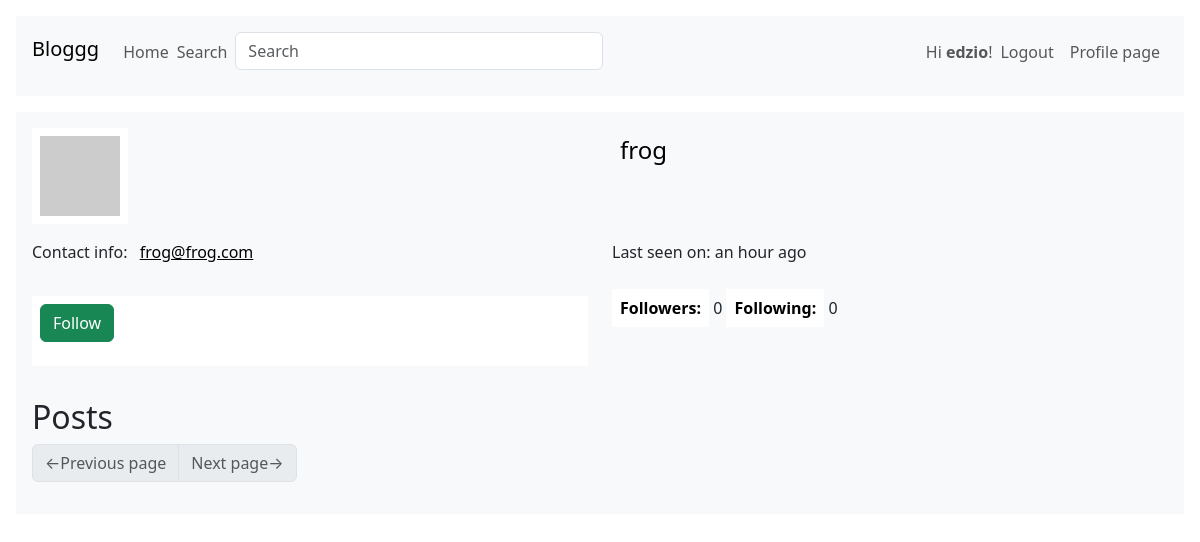
The app's page /user/frog (signed in) with its own data.
### webapp/models.py (models this page shows, shortened)
class User(UserMixin, db.Model):
    __searchable__ = ['username']
    id:         sqo.Mapped[int] = sqo.mapped_column(primary_key=True)
    username:   sqo.Mapped[str] = sqo.mapped_column(sqa.String(64), index=True, unique=True)
    email:      sqo.Mapped[str] = sqo.mapped_column(sqa.String(128), index=True, unique=True)
    hashed_pass:sqo.Mapped[Optional[str]] = sqo.mapped_column(sqa.String(256))
    about:      sqo.Mapped[Optional[str]] = sqo.mapped_column(sqa.String(3072))
    last_seen:  sqo.Mapped[Optional[datetime]] = sqo.mapped_column(default=lambda: datetime.now(timezone.utc))
    posts:      sqo.WriteOnlyMapped['Post'] = sqo.relationship(back_populates='author', passive_deletes=True)
    followers:  sqo.WriteOnlyMapped['User'] = sqo.relationship(
        secondary=followers_table, primaryjoin=(followers_table.c.followed_id == id),
        secondaryjoin=(followers_table.c.follower_id == id), back_populates='following',
        passive_deletes=True
    )
    following:   sqo.WriteOnlyMapped['User'] = sqo.relationship(
        secondary=followers_table, primaryjoin=(followers_table.c.follower_id == id),
        secondaryjoin=(followers_table.c.followed_id == id), back_populates='followers',
        passive_deletes=True
    )
    def avatar(self, size):
        hash = md5((self.username+self.email+str(2384129234)).encode('utf-8')).hexdigest()
        return f'https://www.gravatar.com/avatar/{hash}?d=identicon&s={size}'
    def is_following(self, user) -> bool:
        query = self.following.select().where(User.id == user.id)
        return db.session.scalar(query) is not None
    def followers_counter(self):
        query = sqa.select(sqa.func.count()).select_from(self.followers.select().subquery())
        return db.session.scalar(query)
    def following_counter(self):
        query = sqa.select(sqa.func.count()).select_from(self.following.select().subquery())
        return db.session.scalar(query)
    def get_posts_query(self):
        return self.posts.select().order_by(Post.timestamp.desc())

### webapp/main/routes.py (the view)
@bp.route('/user/<username>')
@login_required
def user_page(username):
    user = db.first_or_404(sqa.select(User).where(username == User.username))
    form = EmptyForm()
    page = request.args.get('page', 1, type=int)
    query = user.get_posts_query()
    posts = db.paginate(query, page=page, per_page=current_app.config['POSTS_PER_PAGE'], error_out=False)
    next_url = url_for('main.user_page', username=username, page=posts.next_num) if posts.has_next else None
    prev_url = url_for('main.user_page', username=username, page=posts.prev_num) if posts.has_prev else None
    return render_template('user_page.html', title=f'User {username}',
                           user=user, form=form, posts=posts, next_url=next_url, prev_url=prev_url)

### webapp/main/forms.py
class SearchForm(FlaskForm):
    query = StringField(_l('Search'), validators=[DataRequired()])
    def __init__(self, *args, **kwargs):
        if 'formdata' not in kwargs:
            kwargs['formdata'] = request.args
        if 'meta' not in kwargs:
            kwargs['meta'] = {'csrf': False}
        super(SearchForm, self).__init__(*args, **kwargs)

class EmptyForm(FlaskForm):
    submit = SubmitField(_l('Submit'))

### webapp/__init__.py (called while the page is built)
def get_locale():
    return request.accept_languages.best_match(current_app.config['LANGUAGES'])

### webapp/main/routes.py (called while the page is built)
@bp.before_request
def before_request():
    g.locale = str(get_locale())
    url = urlparse(request.url)
    url = url._replace(scheme='')
    url = url._replace(netloc='')
    url = urlunparse(url)
    g.current_path_and_args = url
    if current_user.is_authenticated:
        current_user.last_seen = datetime.now(timezone.utc)
        db.session.commit()
        g.search_form = SearchForm()

### webapp/models.py (called while the page is built)
@login.user_loader
def load_user(id):
    return db.session.get(User, int(id))

    @classmethod
    def before_commit(cls, session):
        session._changes = {
            'add': list(session.new),
            'update': list(session.dirty),
            'delete': list(session.deleted)
        }

    @classmethod
    def after_commit(cls, session):
        for obj in session._changes['add']:
            if isinstance(obj, SearchableMixin):
                add_to_index(obj.__class__, obj)
        for obj in session._changes['update']:
            if isinstance(obj, SearchableMixin):
                add_to_index(obj.__class__, obj)
        for obj in session._changes['delete']:
            if isinstance(obj, SearchableMixin):
                remove_from_index(obj.__class__, obj)
        session._changes = None

### webapp/templates/user_page.html (shortened to what this page needs)
{% extends "base.html" %}
{% block content %}
<div class="table">
    <div class="row mb-3">
        <div class="col">
            <img src="{{ user.avatar(128) }}">
        </div>
        <div class="col">
            <p class="h4 bg-light">{{ user.username }}</p>
        </div>
    </div>
    <div class="row mb-3">
        <div class="col bg-light">
            {{ _('Contact info:') }} <a class="bg-light" href="mailto:{{ user.email }}">{{ user.email }}</a>
        </div>
        <div class="col">
            {% if user.last_seen %}
                {{ _('Last seen on:') }} {{ moment(user.last_seen).fromNow() }}
            {% endif %}
        </div>
    </div>
    <div class="row mb-3">
        {% if current_user != user %}
            <div class="col">
                {% if not current_user.is_following(user) %}
                <form action="{{ url_for('main.follow_user', username=user.username) }}"
                    method="post">
                        {{ macro_submit.submit_field(form.submit, value=value) }}
                </form>
                {% endif %}
            </div>
        {% endif %}
        <div class="col">
            <b>{{ _('Followers:') }}</b> {{ user.followers_counter() }}
            <b>{{ _('Following:') }}</b> {{ user.following_counter() }}
        </div>
    </div>
</div>
<h2>{{ _('Posts') }}</h2>
{% include "sub_pagination.html" %}
{% endblock %}

### webapp/templates/base.html (shortened to what this page needs)
<!DOCTYPE html>
{% import "macro_form_field.html" as macro_form %}
{% import "macro_submit_field.html" as macro_submit %}
{% import "macro_checkbox.html" as macro_checkbox %}
<html>
<head>
    <link href="{{ url_for('static', filename='bootstrap.min.css') }}" rel="stylesheet">
</head>
<body>
    <nav class="navbar navbar-expand bg-light m-3 pt-3 px-3 ">
        <div class="d-flex flex-grow-1">
            <span class="navbar-brand h1">Bloggg</span>
            <ul class="navbar-nav">
                <li class="nav-item">
                    <a class="nav-link" href="{{ url_for('main.index_page') }}">{{ _('Home') }}</a>
                </li>
                {% if g.search_form %}
                    <li class="nav-item">
                        <p class="navbar-text me-2">{{ _('Search') }}</p>
                    </li>
                    <li class="nav-item">
                        <form class="navbar-form navbar-left" method="get"
                            action="{{ url_for('main.search_page') }}">
                                {{ g.search_form.query(size=32, class='form-control',
                                    placeholder=g.search_form.query.label.text) }}
                        </form>
                    </li>
                {% endif %}
            </ul>
        </div>
        <div style="d-flex">
            <ul class="navbar-nav">
            {% if current_user.is_anonymous %}
                <li class="nav-item">
                    <a class="nav-link" href="{{ url_for('auth.login_page') }}">{{ _('Login') }}</a>
                </li>
                <li class="nav-item">
                    <a class="nav-link" href="{{ url_for('auth.registration_page') }}">{{ _('Register') }}</a>
                </li>
            {% else %}
                <li class="nav-item">
                    <p class="navbar-text">{{ _('Hi <b>%(user)s</b>!', user=current_user.username) }}</p>
                </li>
                <li class="nav-item">
                    <a class="nav-link" href="{{ url_for('auth.logout_page') }}">{{ _('Logout') }}</a>
                </li>
                <li class="nav-item">
                    <a class="nav-link" href="{{ url_for('main.user_page',
                        username=current_user.username) }}">{{ _('Profile page') }}</a>
                </li>
            {% endif %}
            </ul>
        </div>
    </nav>
    <div class="container-fluid m-0 px-3">
        <div class="container-fluid m-0 p-3 bg-light">
            {% block content %} {% endblock %}
        </div>
    </div>
</body>
</html>

### records on screen
User: username "frog", email "frog@frog.com", last_seen "an hour ago"

### other values on screen
{{ user.followers_counter() }} "0"
{{ user.following_counter() }} "0"
